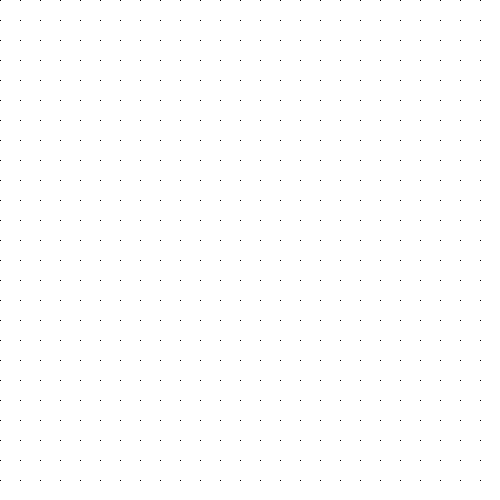
Frame 1 (no input)
Frame 60 (the mouse pressed at the canvas centre just before this capture): identical to frame 1, image omitted
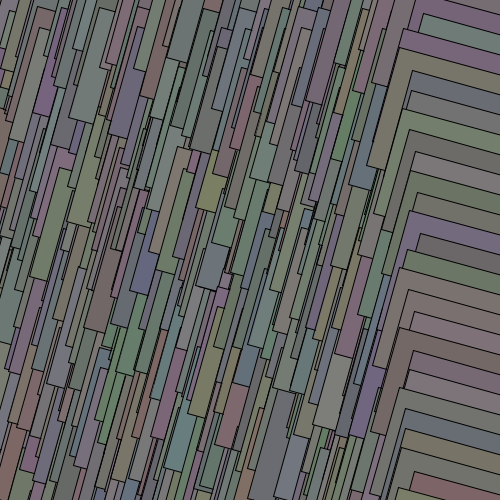
Frame 120 (the mouse held since frame 60 and released just before this capture)

The Processing sketch that drew these frames (run headless with seeded random() and noise(); from frame 60 on, the mouse is pressed at the canvas centre):

// Processing sketch: processing_36772
// ── processing_36772.pde

void setup(){
  size(500, 500); 
}

void draw(){
  background(255,255,255);
  fill(0,0,0);
  smooth();
  
  float constrainedMouseX = constrain(mouseX, 0, width);
  float entropy = map(constrainedMouseX, 0, width, 0, 255);
  float antiEntropy = map(entropy, 0, 255, 0, 200);
  
  for(int i = -20; i < width+40; i=i+20){
    for(int j = -20; j < height+40; j=j+20){
      translate(i, j);
      rotate(entropy);
      fill(random(antiEntropy,entropy), random(antiEntropy,entropy), random(antiEntropy,entropy));
      rect(0, 0, random(antiEntropy,entropy), random(antiEntropy,entropy));
      rotate(-entropy);
      translate(-i,-j);
    }
  }
}               
